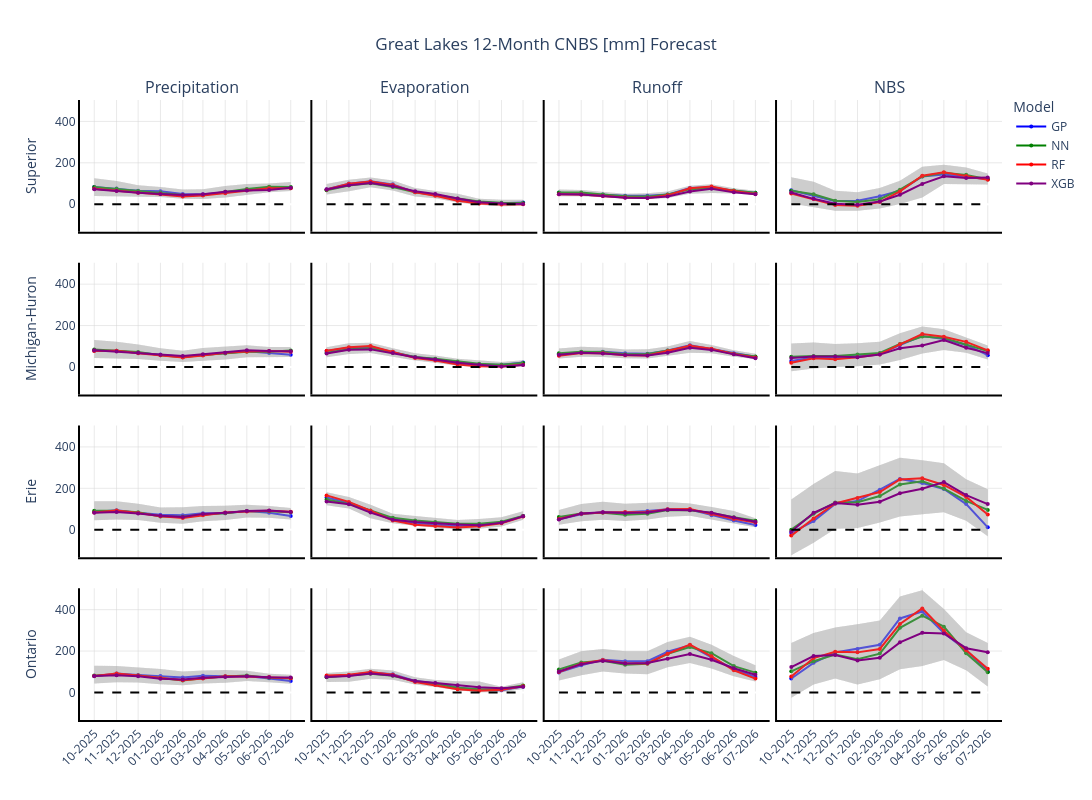

Write notebook code for a chart like this one.
### Markdown cell above
**Interactive 4×4 Grid of Great Lakes 12-Month NBS Forecasts**

This section uses **Plotly** to create a fully interactive **4×4 subplot grid** that visualizes the mean forecasts and uncertainty ranges for precipitation, evaporation, runoff, and total CNBS across the four Great Lakes basins.

### Code cell
plot_forecast_interactive(df_filtered)
